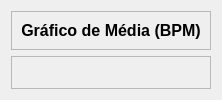
            <widget class="QWidget" name="pagina_grafico_media_bpm">
             <layout class="QVBoxLayout" name="verticalLayout_30">
              <item>
               <widget class="QFrame" name="frame_35">
                <property name="frameShape">
                 <enum>QFrame::StyledPanel</enum>
                </property>
                <property name="frameShadow">
                 <enum>QFrame::Raised</enum>
                </property>
                <layout class="QVBoxLayout" name="verticalLayout_29">
                 <item alignment="Qt::AlignTop">
                  <widget class="QLabel" name="label_18">
                   <property name="font">
                    <font>
                     <family>Arial</family>
                     <pointsize>12</pointsize>
                     <weight>75</weight>
                     <bold>true</bold>
                     <stylestrategy>PreferDefault</stylestrategy>
                    </font>
                   </property>
                   <property name="text">
                    <string>Gráfico de Média (BPM)</string>
                   </property>
                   <property name="alignment">
                    <set>Qt::AlignCenter</set>
                   </property>
                  </widget>
                 </item>
                </layout>
               </widget>
              </item>
              <item>
               <widget class="QFrame" name="frame_34">
                <property name="sizePolicy">
                 <sizepolicy hsizetype="Preferred" vsizetype="Expanding">
                  <horstretch>0</horstretch>
                  <verstretch>0</verstretch>
                 </sizepolicy>
                </property>
                <property name="frameShape">
                 <enum>QFrame::StyledPanel</enum>
                </property>
                <property name="frameShadow">
                 <enum>QFrame::Raised</enum>
                </property>
                <layout class="QGridLayout" name="grafico_media_bpm"/>
               </widget>
              </item>
             </layout>
            </widget>
